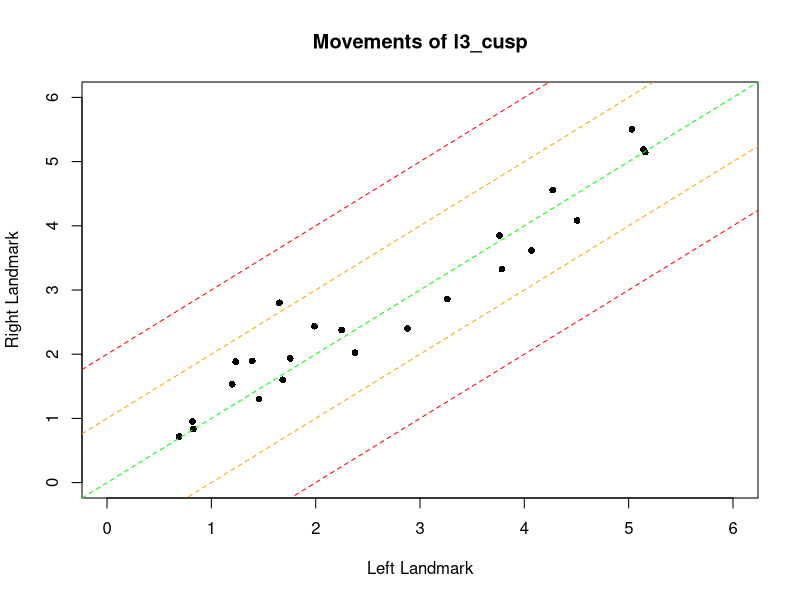
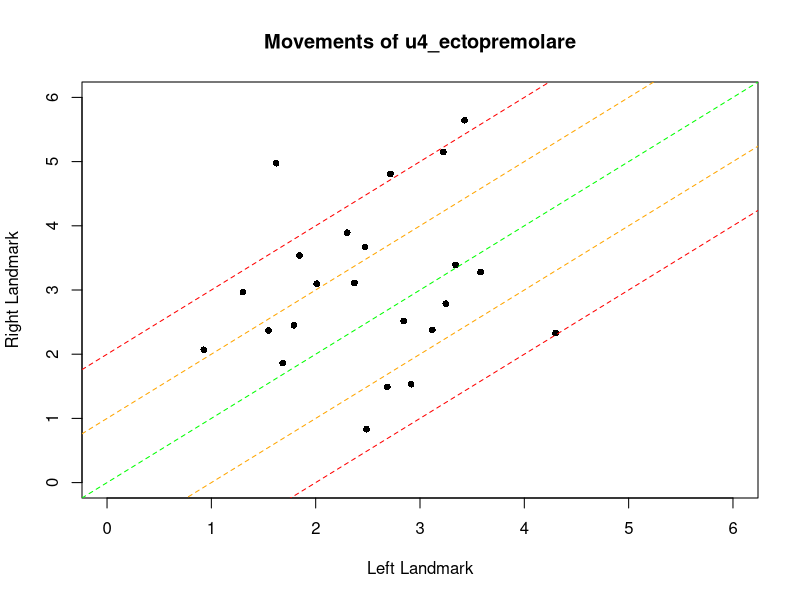
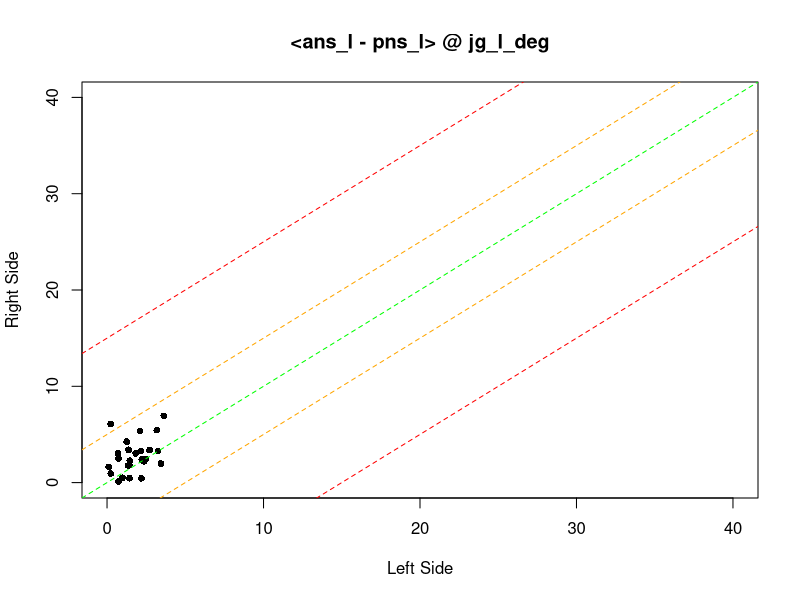
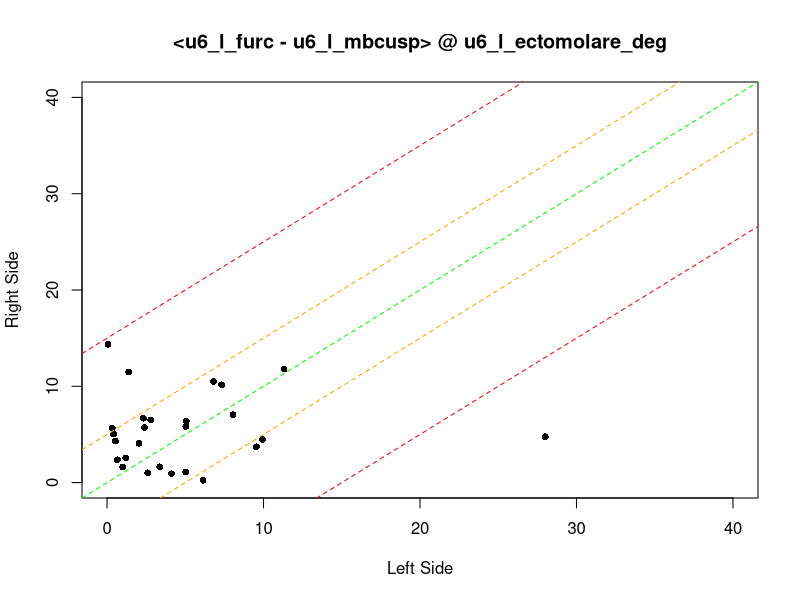
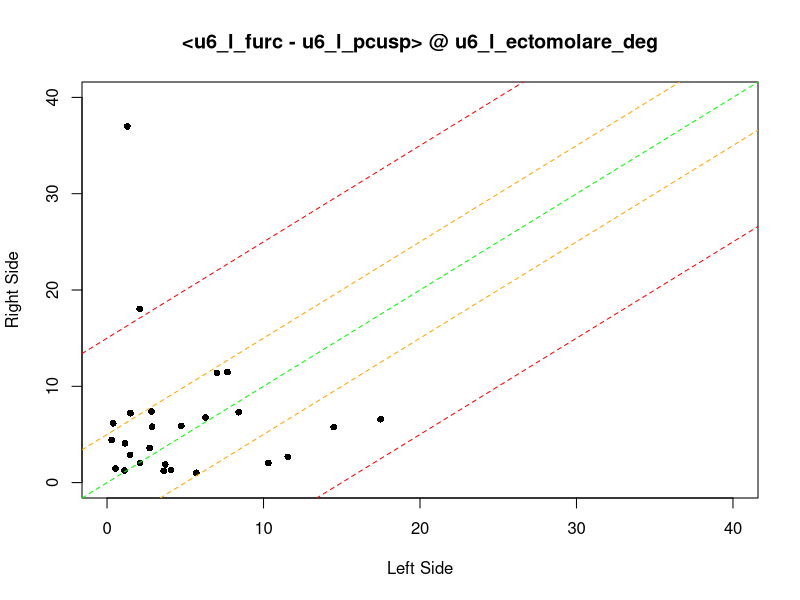
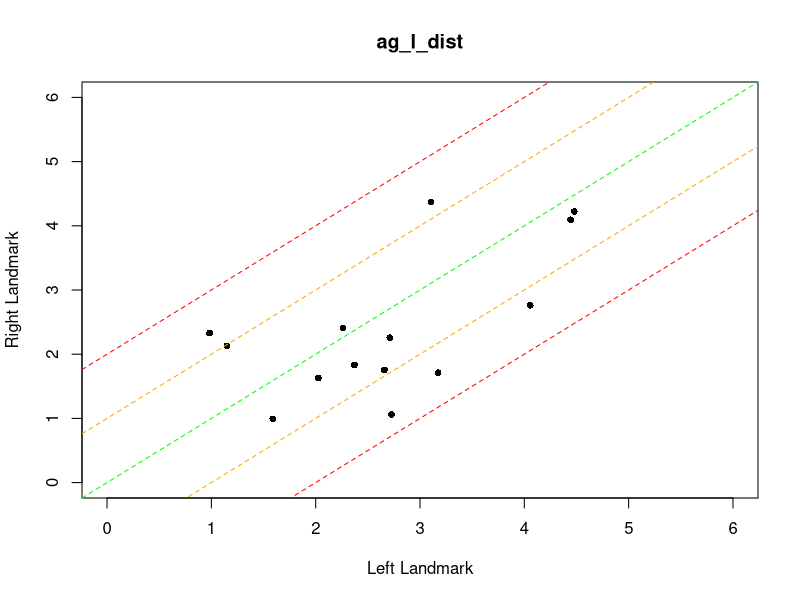
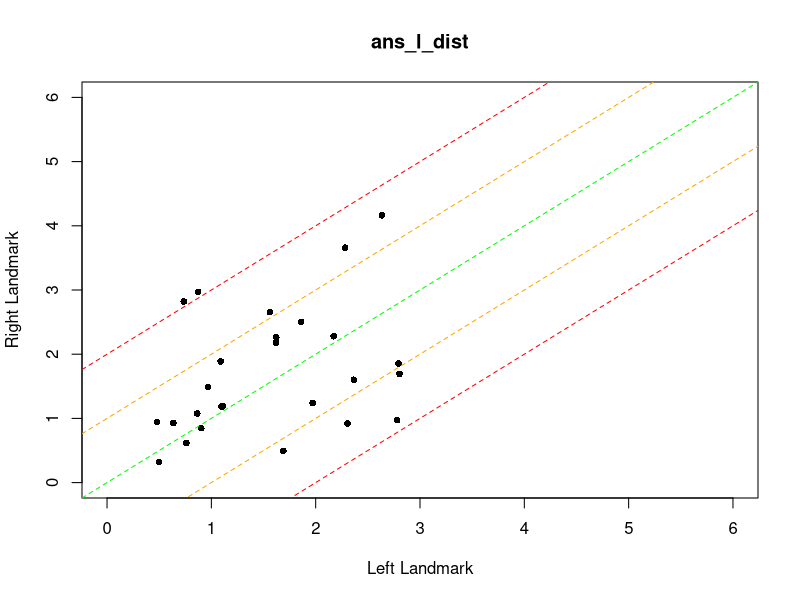
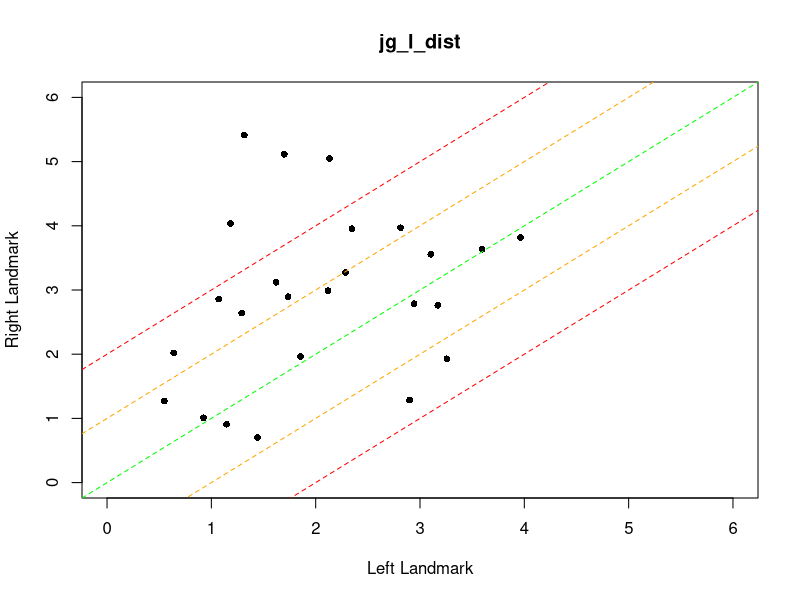

R code for these plots, in order:
## ---- chunk 1
library(knitr)
knitr::opts_chunk$set(echo = TRUE)
knitr::opts_chunk$set(warning = FALSE, message = FALSE)
library(tidyverse)
library(readxl) #for reading excel
library(corrplot)
## ---- chunk 2
t1_minus_t2 <- read_excel("t1_minus_t2.xlsx")



#This extracts the euclidean distances along with the patient identifiers.

numcolmax <- length(t1_minus_t2[1, ]) #original number of columns
distances <- as.data.frame(t1_minus_t2[ , c(1, seq(5, numcolmax, by = 4))]) #extracting, turning into dataframe

#str(distances) #look at; I commented this out using "#"; you can remove this



#Now I clean the data

#columns were not in order (left and right were not necessarily beside each other); fixed using sort

distances <- distances[ , c(1, order(names(distances[, 2:45])) + 1)] #sorting, not including the first column

#str(distances) #look at; manually sorting it is; I commented this out using "#"; you can remove this

distances_sorted <- distances[ , c(1:20, 22, 21, 23, 24, 27, 25, 28, 26, 29, 32, 35, 30, 33, 31, 34, 36, 40, 37, 41, 38, 42, 39, 43, 44, 45)] #here I am sorting manually; this could be rearranged in excel as well before starting

#str(distances_sorted) #look at; it looks good now

# distances_sorted$k_r_dist[22] <- NA #replacing extreme outlier with NA
# 
# distances_sorted$k_l_dist[22] <- NA #paired observation
# 
# distances_sorted$u6_l_furc_dist[19] <- NA #replacing extreme outlier with NA
# 
# distances_sorted$u6_r_furc_dist[19] <- NA #paired observation



#Dataframe for asymmetries, named after the left landmark

asym <- distances_sorted[ , 1]
for (landmark in 1:22){
   asym <- as.data.frame(cbind(asym, as.vector(abs(distances_sorted[, (2*landmark)] - distances_sorted[, (2*landmark + 1)]))))
}

names(asym) <- names(distances_sorted[ , c(1, seq(2, 44, by = 2))])

## ---- chunk 3
angles <- as.data.frame(read_excel("angles.xlsx"))

numcolmax <- length(angles[1, ]) #original number of columns


#Dataframe for asymmetries, named after the left landmark

asym_angles <- angles[ , 1]
for (landmark in 1:3) {
   asym_angles <- as.data.frame(cbind(asym_angles, as.vector(abs(angles[, (2*landmark)] - angles[, (2*landmark + 1)]))))
}

names(asym_angles) <- names(angles[ , c(1, seq(2, 6, by = 2))])

## ---- chunk 4
for (landmark_plot in c(5)){
  plot(distances_sorted[ , 2*landmark_plot], distances_sorted[ , 2*landmark_plot + 1], #plots points
       ylim = c(0,6), xlim = c(0,6), #axis
       ylab = "Right Landmark", xlab = "Left Landmark", main = "Movements of l3_cusp", #labels
       pch = 16, cex = .9) #point shape and size
  
  abline(a = 0, b = 1, lty = 2, col = "green") #dotted lines (lty = 2) with slope 'b' and y-intercept 'a'
  abline(a = 1, b = 1, lty = 2, col = "orange")
  abline(a = 2, b = 1, lty = 2, col = "red")
  abline(a = -1, b = 1, lty = 2, col = "orange")
  abline(a = -2, b = 1, lty = 2, col = "red")
}
for (landmark_plot in c(16)){
  plot(distances_sorted[ , 2*landmark_plot], distances_sorted[ , 2*landmark_plot + 1], #plots points
       ylim = c(0,6), xlim = c(0,6), #axis
       ylab = "Right Landmark", xlab = "Left Landmark", main = "Movements of u4_ectopremolare", #labels
       pch = 16, cex = .9) #point shape and size
  
  abline(a = 0, b = 1, lty = 2, col = "green") #dotted lines (lty = 2) with slope 'b' and y-intercept 'a'
  abline(a = 1, b = 1, lty = 2, col = "orange")
  abline(a = 2, b = 1, lty = 2, col = "red")
  abline(a = -1, b = 1, lty = 2, col = "orange")
  abline(a = -2, b = 1, lty = 2, col = "red")
}
## ---- chunk 5

for (landmark_plot in 1:3){
  plot(angles[ , 2*landmark_plot], angles[ , 2*landmark_plot + 1], #plots points
       ylim = c(0,40), xlim = c(0,40), #axis
       ylab = "Right Side", xlab = "Left Side", main = names(asym_angles)[landmark_plot + 1], #labels
       pch = 16, cex = .9) #point shape and size
  
  abline(a = 0, b = 1, lty = 2, col = "green") #dotted lines (lty = 2) with slope 'b' and y-intercept 'a'
  abline(a = 5, b = 1, lty = 2, col = "orange")
  abline(a = 15, b = 1, lty = 2, col = "red")
  abline(a = -5, b = 1, lty = 2, col = "orange")
  abline(a = -15, b = 1, lty = 2, col = "red")
}

## ---- chunk 6
for (landmark_plot in 1:6){
  plot(distances_sorted[ , 2*landmark_plot], distances_sorted[ , 2*landmark_plot + 1], #plots points
       ylim = c(0,6), xlim = c(0,6), #axis
       ylab = "Right Landmark", xlab = "Left Landmark", main = names(asym)[landmark_plot + 1], #labels
       pch = 16, cex = .9) #point shape and size
  
  abline(a = 0, b = 1, lty = 2, col = "green") #dotted lines (lty = 2) with slope 'b' and y-intercept 'a'
  abline(a = 1, b = 1, lty = 2, col = "orange")
  abline(a = 2, b = 1, lty = 2, col = "red")
  abline(a = -1, b = 1, lty = 2, col = "orange")
  abline(a = -2, b = 1, lty = 2, col = "red")
}
## ---- chunk 7
for (landmark_plot in 7:16){
  plot(distances_sorted[ , 2*landmark_plot], distances_sorted[ , 2*landmark_plot + 1], #plots points
       ylim = c(0,6), xlim = c(0,6), #axis
       ylab = "Right Landmark", xlab = "Left Landmark", main = names(asym)[landmark_plot + 1], #labels
       pch = 16, cex = .9) #point shape and size
  
  abline(a = 0, b = 1, lty = 2, col = "green") #dotted lines (lty = 2) with slope 'b' and y-intercept 'a'
  abline(a = 1, b = 1, lty = 2, col = "orange")
  abline(a = 2, b = 1, lty = 2, col = "red")
  abline(a = -1, b = 1, lty = 2, col = "orange")
  abline(a = -2, b = 1, lty = 2, col = "red")
}
## ---- chunk 8
for (landmark_plot in 17:22){
  plot(distances_sorted[ , 2*landmark_plot], distances_sorted[ , 2*landmark_plot + 1], #plots points
       ylim = c(0,6), xlim = c(0,6), #axis
       ylab = "Right Landmark", xlab = "Left Landmark", main = names(asym)[landmark_plot + 1], #labels
       pch = 16, cex = .9) #point shape and size
  
  abline(a = 0, b = 1, lty = 2, col = "green") #dotted lines (lty = 2) with slope 'b' and y-intercept 'a'
  abline(a = 1, b = 1, lty = 2, col = "orange")
  abline(a = 2, b = 1, lty = 2, col = "red")
  abline(a = -1, b = 1, lty = 2, col = "orange")
  abline(a = -2, b = 1, lty = 2, col = "red")
}
